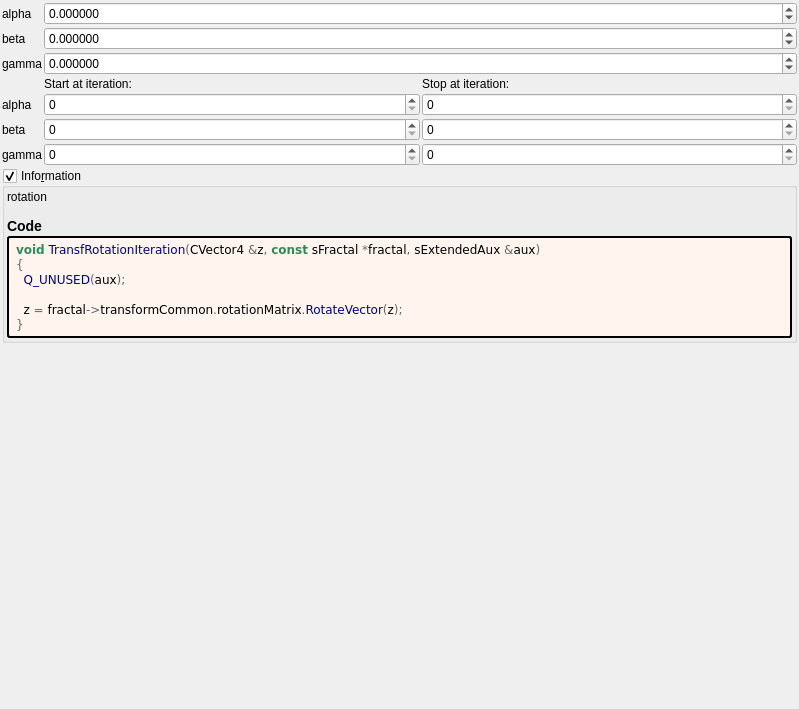
<?xml version="1.0" encoding="UTF-8"?>
<ui version="4.0">
 <class>Form</class>
 <widget class="QWidget" name="Form">
  <property name="geometry">
   <rect>
    <x>0</x>
    <y>0</y>
    <width>799</width>
    <height>709</height>
   </rect>
  </property>
  <property name="windowTitle">
   <string notr="true">transf_rotation</string>
  </property>
  <layout class="QVBoxLayout" name="verticalLayout">
   <property name="spacing">
    <number>2</number>
   </property>
   <property name="leftMargin">
    <number>2</number>
   </property>
   <property name="topMargin">
    <number>2</number>
   </property>
   <property name="rightMargin">
    <number>2</number>
   </property>
   <property name="bottomMargin">
    <number>2</number>
   </property>
   <item>
    <layout class="QGridLayout" name="gridLayout_2" columnstretch="0,1">
     <property name="spacing">
      <number>2</number>
     </property>
     <item row="0" column="1">
      <widget class="MyDoubleSpinBox" name="spinboxd3_transf_rotation44a_x">
       <property name="sizePolicy">
        <sizepolicy hsizetype="Minimum" vsizetype="Maximum">
         <horstretch>0</horstretch>
         <verstretch>0</verstretch>
        </sizepolicy>
       </property>
       <property name="prefix">
        <string/>
       </property>
       <property name="suffix">
        <string/>
       </property>
       <property name="decimals">
        <number>6</number>
       </property>
       <property name="minimum">
        <double>-180.000000000000000</double>
       </property>
       <property name="maximum">
        <double>180.000000000000000</double>
       </property>
       <property name="singleStep">
        <double>1.000000000000000</double>
       </property>
      </widget>
     </item>
     <item row="0" column="0">
      <widget class="QLabel" name="label_13">
       <property name="text">
        <string notr="true">alpha</string>
       </property>
      </widget>
     </item>
     <item row="1" column="1">
      <widget class="MyDoubleSpinBox" name="spinboxd3_transf_rotation44a_y">
       <property name="sizePolicy">
        <sizepolicy hsizetype="Minimum" vsizetype="Maximum">
         <horstretch>0</horstretch>
         <verstretch>0</verstretch>
        </sizepolicy>
       </property>
       <property name="prefix">
        <string/>
       </property>
       <property name="suffix">
        <string/>
       </property>
       <property name="decimals">
        <number>6</number>
       </property>
       <property name="minimum">
        <double>-180.000000000000000</double>
       </property>
       <property name="maximum">
        <double>180.000000000000000</double>
       </property>
       <property name="singleStep">
        <double>1.000000000000000</double>
       </property>
      </widget>
     </item>
     <item row="1" column="0">
      <widget class="QLabel" name="label_18">
       <property name="text">
        <string notr="true">beta</string>
       </property>
      </widget>
     </item>
     <item row="2" column="0">
      <widget class="QLabel" name="label_19">
       <property name="text">
        <string notr="true">gamma</string>
       </property>
      </widget>
     </item>
     <item row="2" column="1">
      <widget class="MyDoubleSpinBox" name="spinboxd3_transf_rotation44a_z">
       <property name="sizePolicy">
        <sizepolicy hsizetype="Minimum" vsizetype="Maximum">
         <horstretch>0</horstretch>
         <verstretch>0</verstretch>
        </sizepolicy>
       </property>
       <property name="prefix">
        <string/>
       </property>
       <property name="suffix">
        <string/>
       </property>
       <property name="decimals">
        <number>6</number>
       </property>
       <property name="minimum">
        <double>-180.000000000000000</double>
       </property>
       <property name="maximum">
        <double>180.000000000000000</double>
       </property>
       <property name="singleStep">
        <double>1.000000000000000</double>
       </property>
      </widget>
     </item>
    </layout>
   </item>
   <item>
    <layout class="QGridLayout" name="gridLayout_14" columnstretch="0,1,0,1">
     <item row="2" column="1">
      <widget class="MySpinBox" name="spinboxInt_transf_start_iterations_A">
       <property name="sizePolicy">
        <sizepolicy hsizetype="Minimum" vsizetype="Maximum">
         <horstretch>0</horstretch>
         <verstretch>0</verstretch>
        </sizepolicy>
       </property>
       <property name="maximum">
        <number>999</number>
       </property>
      </widget>
     </item>
     <item row="3" column="1">
      <widget class="MySpinBox" name="spinboxInt_transf_start_iterations_B">
       <property name="sizePolicy">
        <sizepolicy hsizetype="Minimum" vsizetype="Maximum">
         <horstretch>0</horstretch>
         <verstretch>0</verstretch>
        </sizepolicy>
       </property>
       <property name="maximum">
        <number>999</number>
       </property>
      </widget>
     </item>
     <item row="3" column="3">
      <widget class="MySpinBox" name="spinboxInt_transf_stop_iterations_B">
       <property name="sizePolicy">
        <sizepolicy hsizetype="Minimum" vsizetype="Maximum">
         <horstretch>0</horstretch>
         <verstretch>0</verstretch>
        </sizepolicy>
       </property>
       <property name="maximum">
        <number>999</number>
       </property>
      </widget>
     </item>
     <item row="2" column="3">
      <widget class="MySpinBox" name="spinboxInt_transf_stop_iterations_A">
       <property name="sizePolicy">
        <sizepolicy hsizetype="Minimum" vsizetype="Maximum">
         <horstretch>0</horstretch>
         <verstretch>0</verstretch>
        </sizepolicy>
       </property>
       <property name="maximum">
        <number>999</number>
       </property>
      </widget>
     </item>
     <item row="4" column="1">
      <widget class="MySpinBox" name="spinboxInt_transf_start_iterations_C">
       <property name="sizePolicy">
        <sizepolicy hsizetype="Minimum" vsizetype="Maximum">
         <horstretch>0</horstretch>
         <verstretch>0</verstretch>
        </sizepolicy>
       </property>
       <property name="maximum">
        <number>999</number>
       </property>
      </widget>
     </item>
     <item row="4" column="3">
      <widget class="MySpinBox" name="spinboxInt_transf_stop_iterations_C">
       <property name="sizePolicy">
        <sizepolicy hsizetype="Minimum" vsizetype="Maximum">
         <horstretch>0</horstretch>
         <verstretch>0</verstretch>
        </sizepolicy>
       </property>
       <property name="maximum">
        <number>999</number>
       </property>
      </widget>
     </item>
     <item row="0" column="3">
      <widget class="QLabel" name="label_49">
       <property name="text">
        <string>Stop at iteration:</string>
       </property>
      </widget>
     </item>
     <item row="0" column="1">
      <widget class="QLabel" name="label_67">
       <property name="text">
        <string>Start at iteration:</string>
       </property>
      </widget>
     </item>
     <item row="2" column="0">
      <widget class="QLabel" name="label_14">
       <property name="text">
        <string notr="true">alpha</string>
       </property>
      </widget>
     </item>
     <item row="3" column="0">
      <widget class="QLabel" name="label_20">
       <property name="text">
        <string notr="true">beta</string>
       </property>
      </widget>
     </item>
     <item row="4" column="0">
      <widget class="QLabel" name="label_21">
       <property name="text">
        <string notr="true">gamma</string>
       </property>
      </widget>
     </item>
    </layout>
   </item>
   <item>
    <widget class="MyGroupBox" name="groupCheck_info">
     <property name="title">
      <string>Info&amp;rmation</string>
     </property>
     <property name="flat">
      <bool>false</bool>
     </property>
     <property name="checkable">
      <bool>true</bool>
     </property>
     <layout class="QVBoxLayout" name="verticalLayout_2">
      <property name="spacing">
       <number>2</number>
      </property>
      <property name="leftMargin">
       <number>2</number>
      </property>
      <property name="topMargin">
       <number>2</number>
      </property>
      <property name="rightMargin">
       <number>2</number>
      </property>
      <property name="bottomMargin">
       <number>2</number>
      </property>
      <item>
       <widget class="QLabel" name="label_information_general">
        <property name="text">
         <string notr="true">&lt;p&gt;rotation&lt;/p&gt;&lt;table&gt;
&lt;/table&gt;
&lt;h3&gt;Code&lt;/h3&gt;</string>
        </property>
        <property name="wordWrap">
         <bool>true</bool>
        </property>
        <property name="openExternalLinks">
         <bool>true</bool>
        </property>
        <property name="textInteractionFlags">
         <set>Qt::LinksAccessibleByMouse|Qt::TextSelectableByMouse</set>
        </property>
       </widget>
      </item>
      <item>
       <widget class="QLabel" name="label_code_content">
        <property name="styleSheet">
         <string notr="true">border-style: outset; border-width: 2px; border-radius: 3px; border-color: black; background-color: #fff5ee; padding: 4px;</string>
        </property>
        <property name="text">
         <string notr="true">&lt;body style=&quot;background-color:#fff5ee&quot;&gt;
&lt;pre style=&quot;color:#000000; background-color:#fff5ee;  font-family:'Courier New',monospace;&quot;&gt;&lt;span style=&quot;color:#2e8b57; font-weight:bold&quot;&gt;void&lt;/span&gt; &lt;span style=&quot;color:#00008f&quot;&gt;TransfRotationIteration&lt;/span&gt;&lt;span style=&quot;color:#676767&quot;&gt;(&lt;/span&gt;CVector4 &lt;span style=&quot;color:#676767&quot;&gt;&amp;amp;&lt;/span&gt;z&lt;span style=&quot;color:#676767&quot;&gt;,&lt;/span&gt; &lt;span style=&quot;color:#2e8b57; font-weight:bold&quot;&gt;const&lt;/span&gt; sFractal &lt;span style=&quot;color:#676767&quot;&gt;*&lt;/span&gt;fractal&lt;span style=&quot;color:#676767&quot;&gt;,&lt;/span&gt; sExtendedAux &lt;span style=&quot;color:#676767&quot;&gt;&amp;amp;&lt;/span&gt;aux&lt;span style=&quot;color:#676767&quot;&gt;)&lt;/span&gt;
&lt;span style=&quot;color:#676767&quot;&gt;{&lt;/span&gt;
  &lt;span style=&quot;color:#00008f&quot;&gt;Q_UNUSED&lt;/span&gt;&lt;span style=&quot;color:#676767&quot;&gt;(&lt;/span&gt;aux&lt;span style=&quot;color:#676767&quot;&gt;);&lt;/span&gt;

  z &lt;span style=&quot;color:#676767&quot;&gt;=&lt;/span&gt; fractal&lt;span style=&quot;color:#676767&quot;&gt;-&amp;gt;&lt;/span&gt;transformCommon&lt;span style=&quot;color:#676767&quot;&gt;.&lt;/span&gt;rotationMatrix&lt;span style=&quot;color:#676767&quot;&gt;.&lt;/span&gt;&lt;span style=&quot;color:#00008f&quot;&gt;RotateVector&lt;/span&gt;&lt;span style=&quot;color:#676767&quot;&gt;(&lt;/span&gt;z&lt;span style=&quot;color:#676767&quot;&gt;);&lt;/span&gt;
&lt;span style=&quot;color:#676767&quot;&gt;}&lt;/span&gt;
&lt;/pre&gt;
&lt;/body&gt;</string>
        </property>
        <property name="wordWrap">
         <bool>true</bool>
        </property>
        <property name="openExternalLinks">
         <bool>true</bool>
        </property>
        <property name="textInteractionFlags">
         <set>Qt::LinksAccessibleByMouse|Qt::TextSelectableByMouse</set>
        </property>
       </widget>
      </item>
     </layout>
    </widget>
   </item>
   <item>
    <spacer name="verticalSpacer">
     <property name="orientation">
      <enum>Qt::Vertical</enum>
     </property>
     <property name="sizeHint" stdset="0">
      <size>
       <width>20</width>
       <height>40</height>
      </size>
     </property>
    </spacer>
   </item>
  </layout>
 </widget>
 <customwidgets>
  <customwidget>
   <class>MyDoubleSpinBox</class>
   <extends>QDoubleSpinBox</extends>
   <header>my_double_spin_box.h</header>
  </customwidget>
  <customwidget>
   <class>MyGroupBox</class>
   <extends>QGroupBox</extends>
   <header>my_group_box.h</header>
   <container>1</container>
  </customwidget>
  <customwidget>
   <class>MySpinBox</class>
   <extends>QSpinBox</extends>
   <header>my_spin_box.h</header>
  </customwidget>
 </customwidgets>
 <tabstops>
  <tabstop>groupCheck_info</tabstop>
 </tabstops>
 <resources/>
 <connections/>
</ui>
